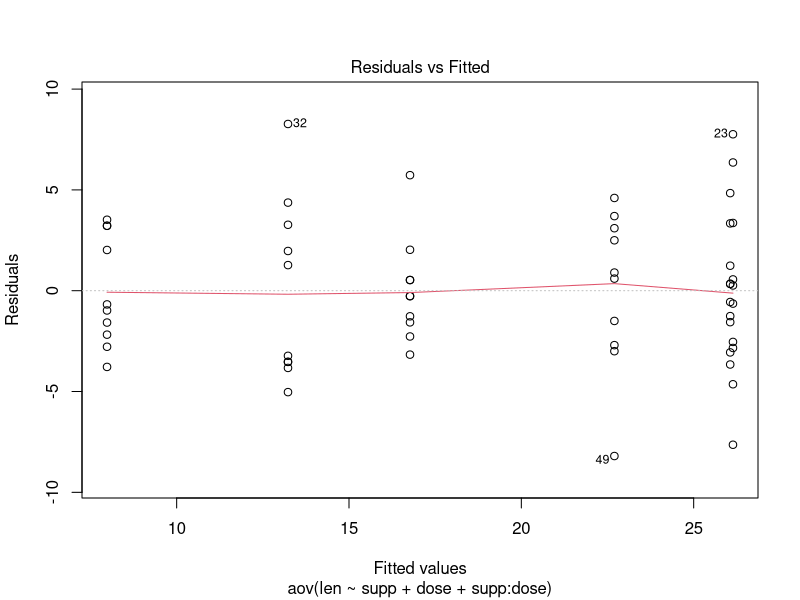
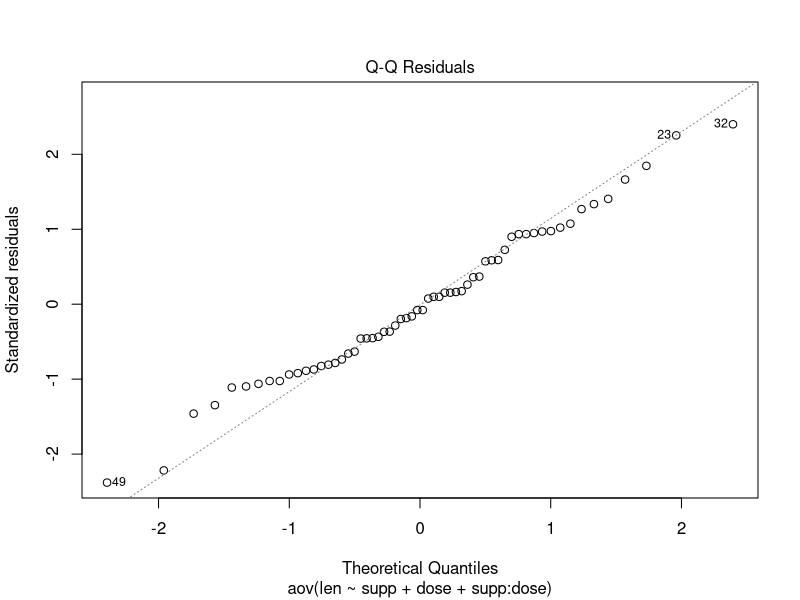

These figures' R source, in order: (Note: this script raises an error after producing the figures.)
my_data <- ToothGrowth
my_data$dose <- factor(my_data$dose, 
		       levels = c(0.5, 1, 2),
		       labels = c("D0.5", "D1", "D2"))

# lets see if daat is balanced or unbalanced
head(my_data)
table(my_data[,2], my_data[,3])
# table(my_data$supp, my_data$dose) #same as above
# this is balanced, so we will proceed with balanced 
## two-facor anova in r

#boxplot w two factor vars
#boxplot(len~supp*dose, data=my_data, frame=FALSE, 
#	col = c("#00AFBB", "#E7B800"), ylab="Tooth Length")
#
##wo-way interaction plot
#interaction.plot(x.factor =  my_data$dose, trace.factor = my_data$supp,
#		response = my_data$len, fun=mean,
#		type="b", legend=RUE,
#		xlab="Dose", ylab="Tooth Length",
#		pch=c(1,19), col=c("#00AFBB", "#E7B800"))
#
#doesnt look additive/parallel. So interacive model i tis!
res.aov2 <- aov(len~supp+dose, data=my_data) #additive model
summary(res.aov2)

#interaciton model
#model 1
res.aov3 <- aov(len ~ supp*dose, data=my_data)
#summary(res.aov3)
res.aov3 <- aov(len ~ supp+dose+supp:dose, data=my_data)
#summary(res.aov3)

#pairwise comparisons
TukeyHSD(res.aov3, which="dose") #pvalue is adjusted othe diff groups

#we can also do pairwise t test
pairwise.t.test(my_data$len, my_data$dose, 
		p.adjust.tmehod="BH")

#checking assumpions
##homogeneity of variance
plot(res.aov3, 1)

library(car)
leveneTest(len~supp*dose, data=my_data)
#normality
plot(res.aov3,2)

#extract residuals
aov_residuals <- resuiduals(object=res.aov3)
#conduc shapiro wilk on residuals
shapiro.test(x=aov_residuals)

#they are normal!! as they are greater than 0.05
